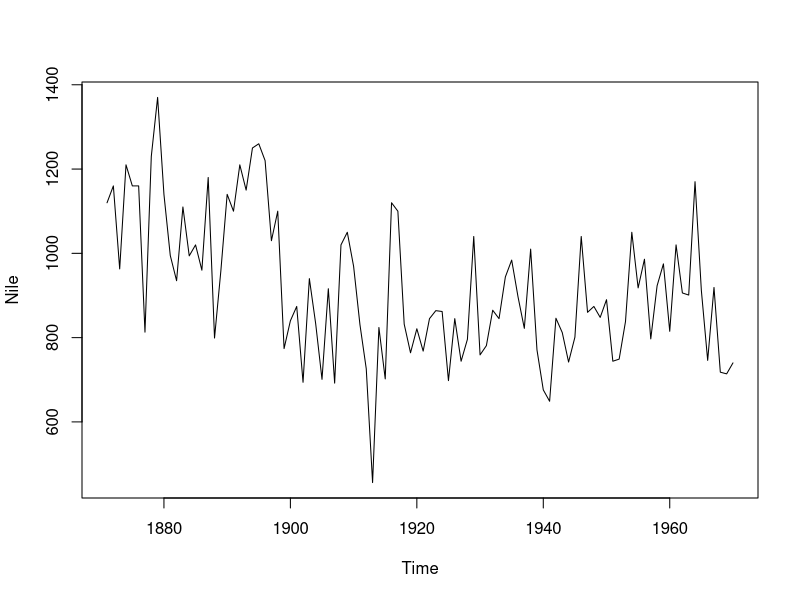
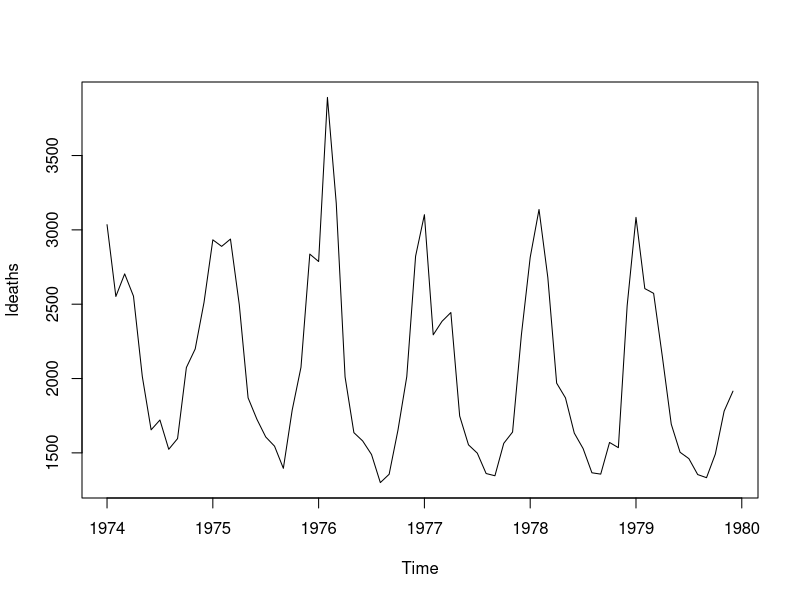
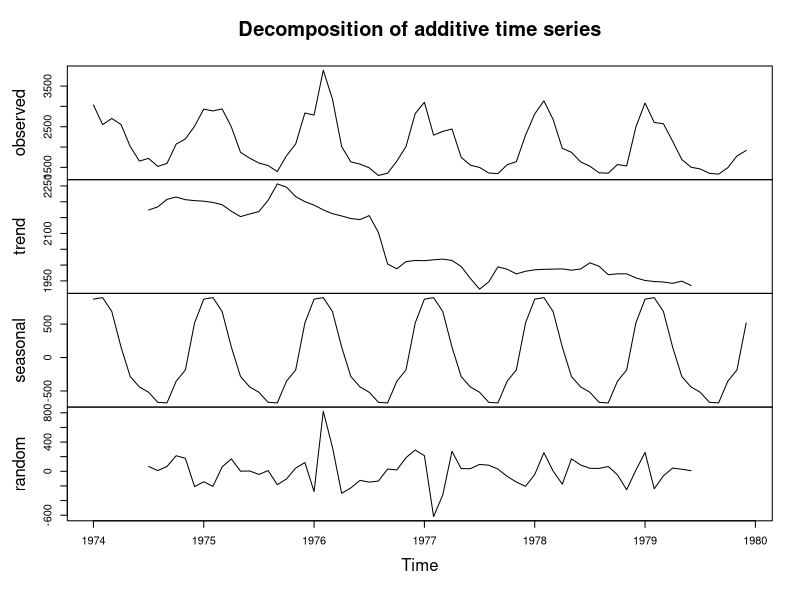
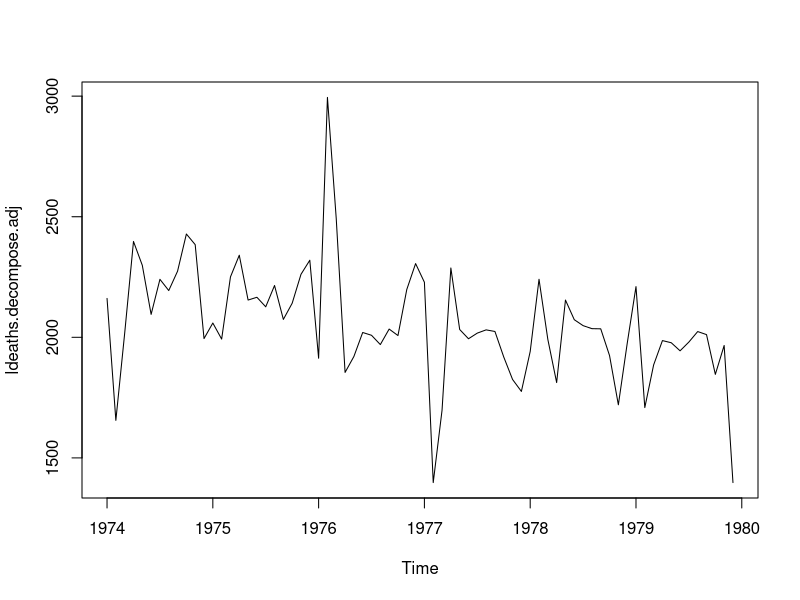
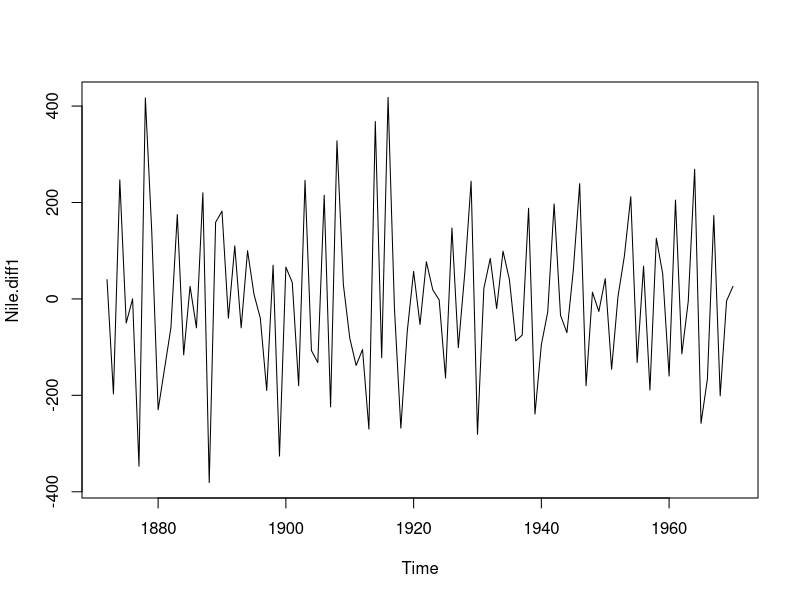
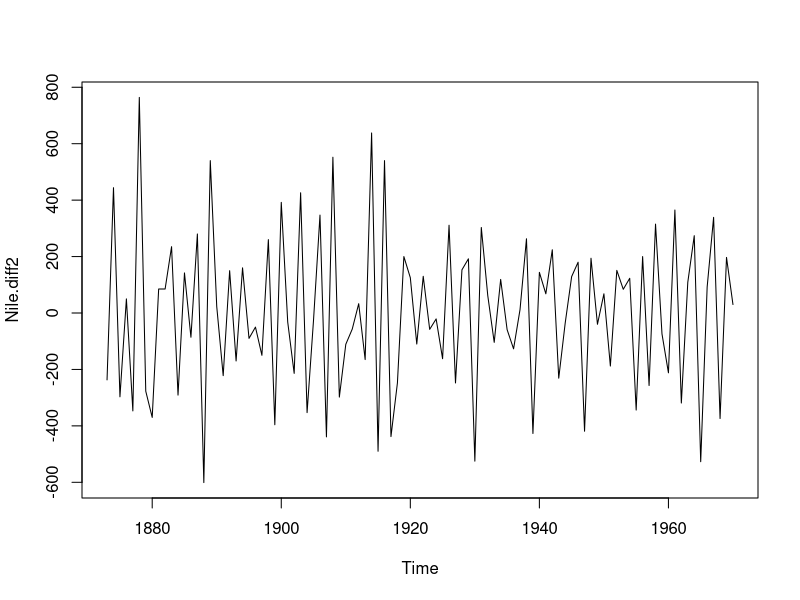
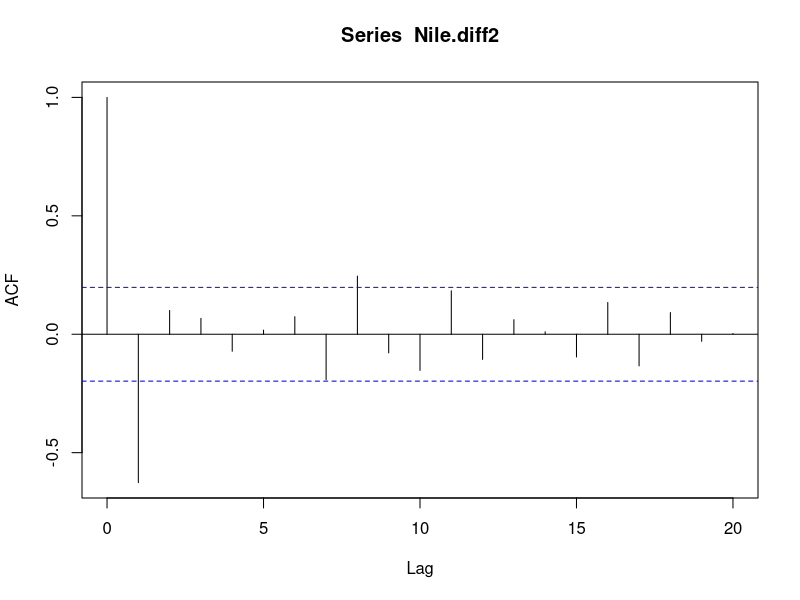
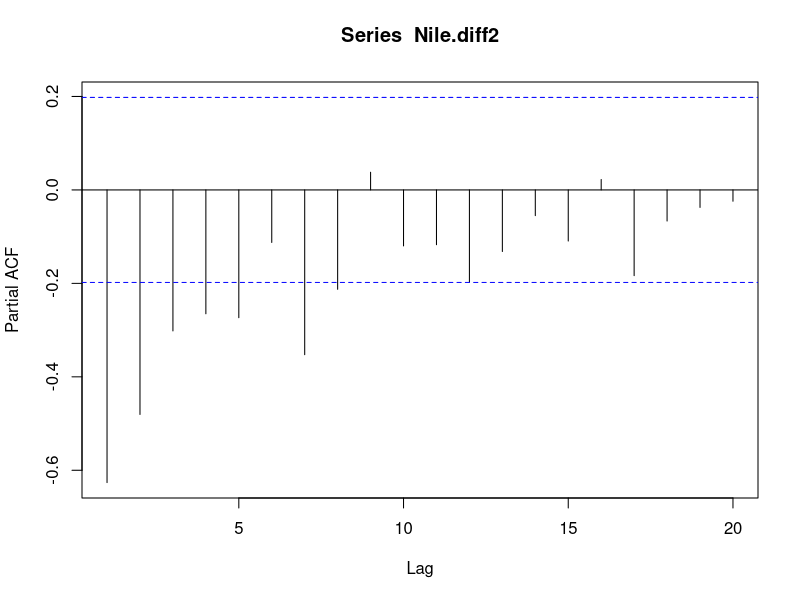

Write R code to recreate these figures, in order.
# 시계열 예측
# 시계열의 정상성

# 1. 평균이 일정하다
# 2. 분산이 시점에 의존하지 않는다
# 3. 공분산은 단지 시차에만 의존하고 시점 자체에는 의존하지 않는다.

# 백색잡음 (At) : 독립이고 같은 분포를 따르며 평균이 0이고 분산이 시그마^2 인 확률변수 (대표적 정상 시계열)

# ARIMA 분석
# 1. 자귀회귀모형(AR) : 현 시점 자료가 P시점 전의 유한개의 과거자료로 설명
# 2. 이동평균모형(MA) : 현 시점 자료는 유한개의 백색잡음의 선형 결합
# 3. 자기회귀누적이동평균모형(ARIMA) : ARIMA(p,d,q) 
#    p = AR, d = I , q = MA
#    d = 정상화했을때 차분의 수
#    p = 0 => IMA(d,q)
#    d = 0 => ARMA(p,q)
#    p = 0 => ARI(p,d)

# 분해시계열
# 1. 추세요인
# 2. 계절요인
# 3. 순환요인
# 4. 불규칙요인

Nile # 아스완 댐 나일강 연간 유입량 시계열 데이터

ldeaths # 1974 ~ 1979 영국내 월별 폐질환 사망자

mdeaths # 1974 ~ 1979 영국내 월별 폐질환 남자 사망자

fdeaths # 1974 ~ 1979 영국내 월별 폐질환 여자 사망자

plot(Nile) # 평균이 고르지 못해 비정상성

plot(ldeaths) # 년도별 계절성 존재

# 분해 시계열
ldeaths.decompose <- decompose(ldeaths)
ldeaths.decompose$seasonal 

plot(ldeaths.decompose)

# 원자료에서 시계열 자료를 삭제
ldeaths.decompose.adj <- ldeaths - ldeaths.decompose$seasonal 
plot(ldeaths.decompose.adj)


# ARIMA 모형
# A.차분
# A-1. 1번 차분
Nile.diff1 <- diff(Nile, differences = 1)
plot(Nile.diff1)

# A-2. 2번 차분
Nile.diff2 <- diff(Nile, differences = 2)
plot(Nile.diff2)

# B.ARIMA 모델 적합 및 결정

# B-1. 자기상관함수
acf(Nile.diff2, lag.max=20)
acf(Nile.diff2, lag.max=20, plot = FALSE)

# B-2. 부분 자기상관함수
pacf(Nile.diff2, lag.max=20)
pacf(Nile.diff2, lag.max=20, plot = FALSE)

# ARIMA 모형 선택은 어려워... 그래서... forecast 패키지에 auto.arima로 모형결정
install.packages("forecast")
library(forecast)

auto.arima(Nile) # auto.arima로 적절한 모형은 ARIMA(1,1,1) 으로 결정

Nile.arima <- arima(Nile, order=c(1,1,1))
Nile.arima

# 향후 10년 예측
Nile.forecasts <- forecast( Nile.arima, h=10 )
Nile.forecasts

plot(Nile.forecasts)

















